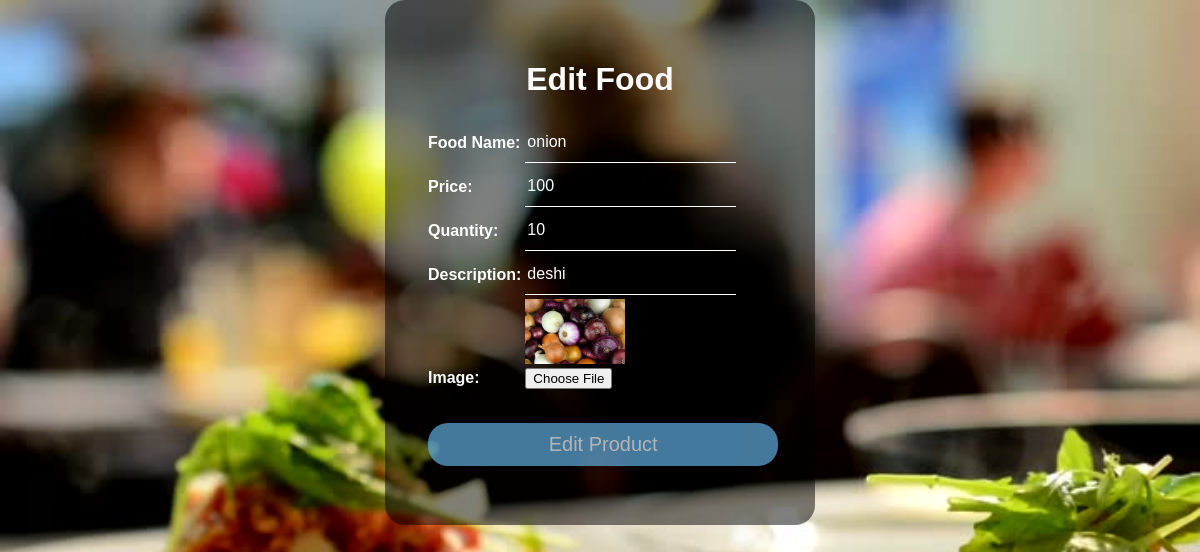
The page /products/editproductform.php?id=1 on the database its author committed.
### tables this page shows
CREATE TABLE `products` (
  `id` int(10) NOT NULL,
  `name` varchar(50) NOT NULL,
  `unit_price` int(11) NOT NULL,
  `unit_qty` int(11) NOT NULL,
  `description` text NOT NULL,
  `image` varchar(100) DEFAULT NULL
);

### db/db_connect.php (called while the page is built, shortened)
<?php
	$serverName="localhost";
	$username="root";
	$password="";
	$db_name="restaurent";
	function get($query)
	{
		$data=array();
		global $serverName,$username,$password,$db_name;
		$conn=mysqli_connect($serverName,$username,$password,$db_name);
		$result=mysqli_query($conn,$query);
		if(mysqli_num_rows($result) > 0)
		{
			while($row=mysqli_fetch_assoc($result))
			{
				$entity=array();
				foreach($row as $k=>$v)
				{
					$entity[$k]=$row[$k];
				}
				$data[]=$entity;
			}
		}
		return $data;
	}
?>

### controllers/ProductController.php (called while the page is built, shortened)
<?php
	require_once "../db/db_connect.php";
	function getProduct($id)
	{
		$query="SELECT * FROM products WHERE id=$id";
		$product=get($query);
		return $product[0];
	}
?>

### products/editproductform.php (the view, shortened to what this page needs)
<html>
<head>
	<link rel="stylesheet" href="../css/managerStyle.css">
</head>
<body>
	<?php
	  require_once ('../controllers/ProductController.php');
	  $pid = $_GET["id"];
	  $product=getProduct($pid);
	?>
	<div class="registrationBox">
		<h1>Edit Food</h1>
		<form method="post" action="../controllers/ProductController.php" enctype="multipart/form-data" class="form-horizontal form-material">
		<center>
			<table>
				<tr>
					<td><p>Food Name:</p></td>
					<td><input type="text" name="name" value="<?php echo $product["name"]?>"></td>
				</tr>
				<tr>
					<td><p>Price:</p></td>
					<td><input type="text" name="unit_price" value="<?php echo $product["unit_price"]?>"></td>
				</tr>
				<tr>
					<td><p>Quantity:</p></td>
					<td><input type="text" name="unit_qty" value="<?php echo $product["unit_qty"]?>"></td>
				</tr>
				<tr>
					<td><p>Description:</p></td>
					<td><input type="text" name="description" value="<?php echo $product["description"]?>"></td>
				</tr>
				<tr>
					<td></td>
					<td>
					<img class="item-image" style="margin-right:20px; width:100px" src="<?php echo $product["image"];?>"></img>
					</td>
				</tr>
				<tr>
					<td><p>Image:</p></td>
					<td><input type="file" name="image"></td>
				</tr>
				<tr>
					<td colspan="2" align="center">
					<input type="submit" class="btn btn-success" name="edit_product" value="Edit Product" class="form-control">
					</td>
				</tr>
			</table>
		</center>
		</form>
	</div>
</body>
</html>

### css/managerStyle.css (style rules this page uses)
body { margin:0; padding:0; background:url("../storage/image/background.jpg"); background-size:cover; font-family:sans-serif; }
.registrationBox { max-width:350px; border-radius:20px; margin:auto; background:rgba(0,0,0,0.5); padding:40px; color:#fff; }
h1 { text-align:center; }
p { font-weight:bold; color:white; }
.registrationBox input[type="submit"] { width:100%; box-sizing:border-box; padding:10px 0; border-radius:20px; margin-top:30px; outline:none; border:none; background:#60adde; opacity:0.7; font-size:20px; color:#fff; cursor:pointer; }
.registrationBox input[type="text"], .registrationBox input[type="password"], .registrationBox input[type="email"] { border:none; border-bottom:1px solid #fff; background:transparent; outline:none; height:40px; color:#fff; font-size:16px; }

### rows shown on the page
products: name "onion", unit_price "100", unit_qty "10", description "deshi", image (picture)
